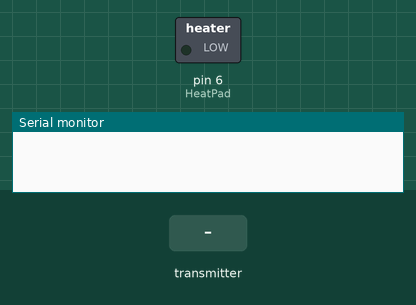
Bench run of a sketch on a simulated Arduino Uno, built with avr-gcc and run on an emulated ATmega328P. Shown: switched loads named in the sketch (green lamp = pin HIGH), the last lines printed to the serial monitor. The inputs (shaded band) are chosen by the test bench. No radio packets arrive unless stated.

Above: at 1.2 s.
1.3 s: the transmitter starts sending myBPM = 256
At 1.8 s:
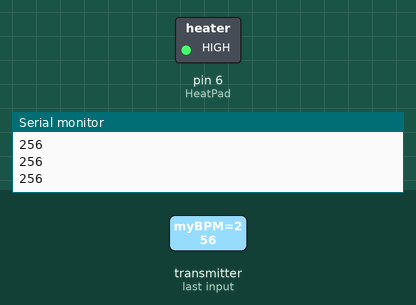
2.8 s: the transmitter starts sending myBPM = 0
At 4.0 s:
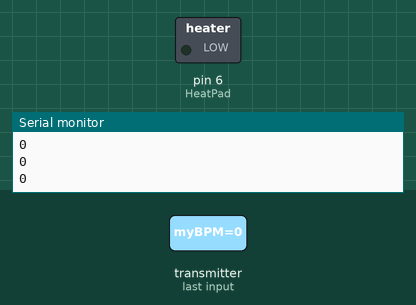
4.3 s: the transmitter starts sending myBPM = 512
At 5.3 s:
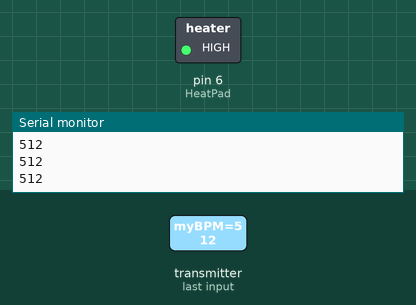
Timing chart, 0 to 7.3 s (numbered marks = the images above; inputs shaded):
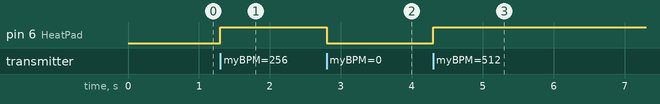

The sketch:

Reciever_Thermal_Pad.ino
```cpp
//Include Libraries
#include <SPI.h>
#include <nRF24L01.h>
#include <RF24.h>

//create an RF24 object
RF24 radio(9, 8);  // CE, CSN

//address through which two modules communicate.
const byte address[15] = "00001";

int HeatPad = 6;

void setup()
{
  while (!Serial);
  Serial.begin(9600);

  radio.begin();

  //set the address
  radio.openReadingPipe(0, address);

  //Set module as receiver
  radio.startListening();

  pinMode (HeatPad, OUTPUT);
}

void loop()
{
  int myBPM;
  //Read the data if available in buffer
  if (radio.available())
  {
    radio.read(&myBPM, sizeof(myBPM));
    Serial.println(myBPM);

    if (myBPM > 200) {
      digitalWrite (6, HIGH);
    } else {
      digitalWrite (6, LOW);
    }
  }
}
```

Measured:
- after the input at 1.3 s, pin 6 (HeatPad): LOW → HIGH at once
- after the input at 2.8 s, pin 6 (HeatPad): HIGH → LOW at once
- after the input at 4.3 s, pin 6 (HeatPad): LOW → HIGH at once
